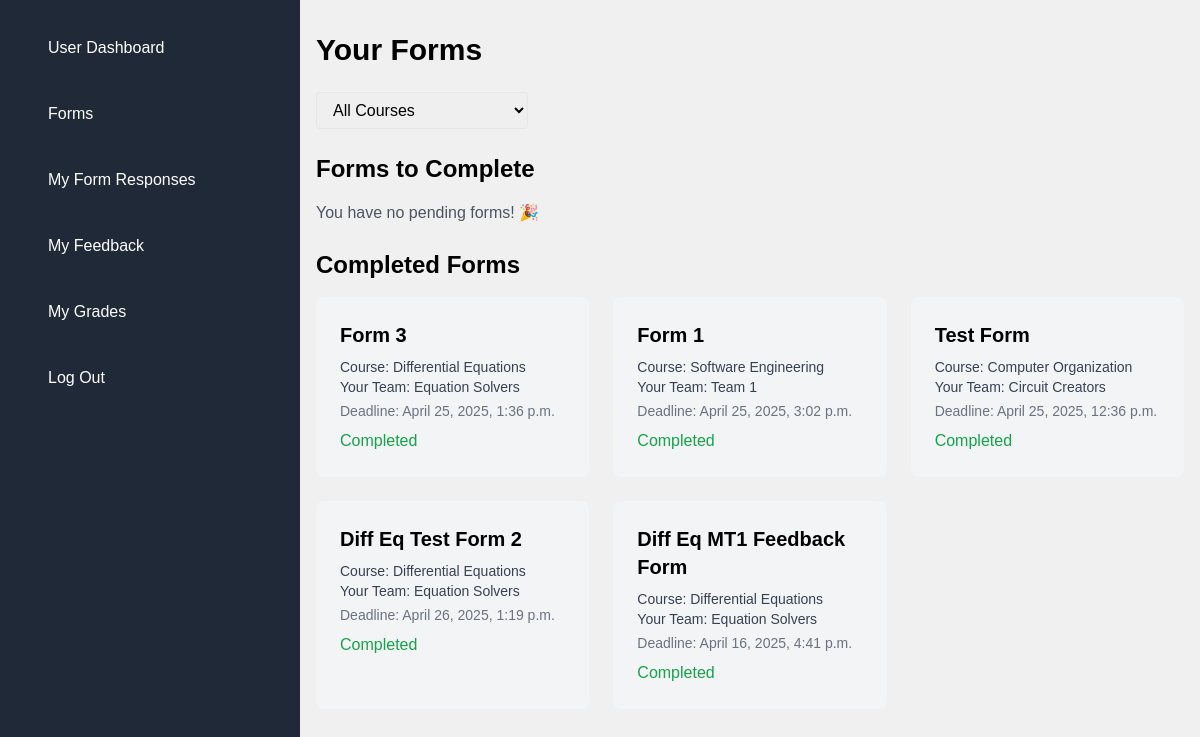
The page /forms/ (signed in) on the database its author committed.
### main/models.py (models this page shows, shortened)
class Form(models.Model):
    title = models.CharField(max_length=200)
    description = models.TextField(blank=True)
    deadline = models.DateTimeField(null=True, blank=True)
    course = models.ForeignKey('courses.Course', on_delete=models.CASCADE, related_name='forms', null=True, blank=True)
    creator = models.ForeignKey(settings.AUTH_USER_MODEL, on_delete=models.CASCADE)
    teams = models.ManyToManyField('courses.Team', related_name='forms', blank=True)
    created_at = models.DateTimeField(auto_now_add=True)
    updated_at = models.DateTimeField(auto_now=True)
    allow_multiple_responses = models.BooleanField(default=False, help_text="Allow each student to submit one response per teammate")

### courses/models.py (models this page shows, shortened)
class Course(models.Model):
    creator = models.ForeignKey(
        settings.AUTH_USER_MODEL,
        limit_choices_to={'role': 'professor'},
        on_delete=models.CASCADE,
        related_name='courses_created',
        null=True,
        blank=True
    )
    name = models.CharField(max_length=200)
    subject = models.CharField(max_length=100)
    semester = models.CharField(max_length=50)
    section = models.CharField(max_length=10)
    course_id = models.CharField(max_length=50)
    enrollment_size = models.PositiveIntegerField(default=0)
    created_at = models.DateTimeField(auto_now_add=True)

class Team(models.Model):
    course = models.ForeignKey(Course, on_delete=models.CASCADE, related_name = 'teams')
    name = models.CharField(max_length=100)
    members = models.ManyToManyField(settings.AUTH_USER_MODEL, related_name='teams', limit_choices_to={"role": "student"}, blank=True)

### main/views.py (the view)
# urls.py: path('forms/', views.student_forms_view, name='student_forms'),
@login_required
def student_forms_view(request):
    student = request.user
    selected_course_id = request.GET.get('course')
    teams = student.teams.select_related('course').prefetch_related('forms')
    form_team_map = {}
    form_status_list = [] # each element: {'form': form, 'team': team, 'completed': True/False}
    courses = set()
    for team in teams:
        courses.add(team.course) # collect all courses
        for form in team.forms.all():
            if selected_course_id and str(team.course.id) != selected_course_id:
                continue  # filter by selected course if applied
            form_team_map[form.id] = team
            has_submitted = FormResponse.objects.filter(form=form, student=student).exists()
            form_status_list.append({
                'form': form,
                'team': team,
                'completed': has_submitted,
            })
    incomplete_forms = [entry for entry in form_status_list if not entry['completed']]
    completed_forms = [entry for entry in form_status_list if entry['completed']]
    incomplete_forms.sort(key=lambda x: (x['form'].deadline or timezone.now() + timezone.timedelta(days=365)))
    completed_forms.sort(key=lambda x: x['form'].created_at, reverse=True)
    return render(request, 'main/student_forms.html', {
        'incomplete_forms': incomplete_forms,
        'completed_forms': completed_forms,
        'form_team_map': form_team_map,
        'courses': courses,
        'selected_course_id': selected_course_id,
    })

### main/templates/main/student_forms.html (shortened to what this page needs)
{% extends 'shared/base.html' %}
{% load custom_tags %}
{% block content %}
<div class="container mx-auto px-4 py-8">
    <h1 class="text-3xl font-bold mb-6">Your Forms</h1>
    <form method="get" class="mb-6 space-x-4">
        <select name="course" onchange="this.form.submit()" class="border rounded px-3 py-2">
            <option value="">All Courses</option>
        </select>
    </form>
    <h2 class="text-2xl font-semibold mb-4">Forms to Complete</h2>
    {% if incomplete_forms %}
        <div class="grid grid-cols-1 md:grid-cols-2 lg:grid-cols-3 gap-6 mb-10">
            {% for entry in incomplete_forms %}
                {% with form=entry.form team=entry.team %}
                    <div class="bg-white rounded-lg shadow-md p-6">
                        <h3 class="text-xl font-semibold mb-2">{{ form.title }}</h3>
                        <p class="text-sm text-gray-700 mb-1">
                            Course: {{ form.course.name }}<br>
                            Your Team: {{ team.name }}
                        </p>
                        {% if form.deadline %}
                            <p class="text-sm text-gray-500 mb-2">Deadline: {{ form.deadline|date:"F j, Y, g:i a" }}</p>
                        {% endif %}
                        <a href="{% url 'main:fill_form' form.id %}" class="inline-block bg-blue-500 text-white px-4 py-2 rounded hover:bg-blue-600">
                            Fill Out Form
                        </a>
                    </div>
                {% endwith %}
            {% endfor %}
        </div>
    {% else %}
        <p class="text-gray-600 mb-6">You have no pending forms! 🎉</p>
    {% endif %}
    <h2 class="text-2xl font-semibold mb-4">Completed Forms</h2>
    {% if completed_forms %}
        <div class="grid grid-cols-1 md:grid-cols-2 lg:grid-cols-3 gap-6">
            {% for entry in completed_forms %}
                {% with form=entry.form team=entry.team %}
                    <div class="bg-gray-100 rounded-lg p-6">
                        <h3 class="text-xl font-semibold mb-2">{{ form.title }}</h3>
                        <p class="text-sm text-gray-700 mb-1">
                            Course: {{ form.course.name }}<br>
                            Your Team: {{ team.name }}
                        </p>
                        {% if form.deadline %}
                            <p class="text-sm text-gray-500 mb-2">Deadline: {{ form.deadline|date:"F j, Y, g:i a" }}</p>
                        {% endif %}
                        <p class="text-green-600 font-medium">Completed</p>
                    </div>
                {% endwith %}
            {% endfor %}
        </div>
    {% else %}
        <p class="text-gray-600">You haven't completed any forms yet.</p>
    {% endif %}
</div>
{% endblock %}

### main/static/main/css/styles.css (style rules this page uses)
body { margin: 0; padding: 0; font-family: "Poppins", sans-serif; }

### shared/templates/shared/base.html (style rules this page uses)
body { background-color: #f0f0f0; font-family: Arial, sans-serif; }

### rows shown on the page
Form: form "Form 3", form.course.name "Differential Equations", team.name "Equation Solvers", form.deadline "April 25, 2025, 1:36 p.m."
Form: form "Form 1", form.course.name "Software Engineering", team.name "Team 1", form.deadline "April 25, 2025, 3:02 p.m."
Form: form "Test Form", form.course.name "Computer Organization", team.name "Circuit Creators", form.deadline "April 25, 2025, 12:36 p.m."
Form: form "Diff Eq Test Form 2", form.course.name "Differential Equations", team.name "Equation Solvers", form.deadline "April 26, 2025, 1:19 p.m."
Form: form "Diff Eq MT1 Feedback Form", form.course.name "Differential Equations", team.name "Equation Solvers", form.deadline "April 16, 2025, 4:41 p.m."
